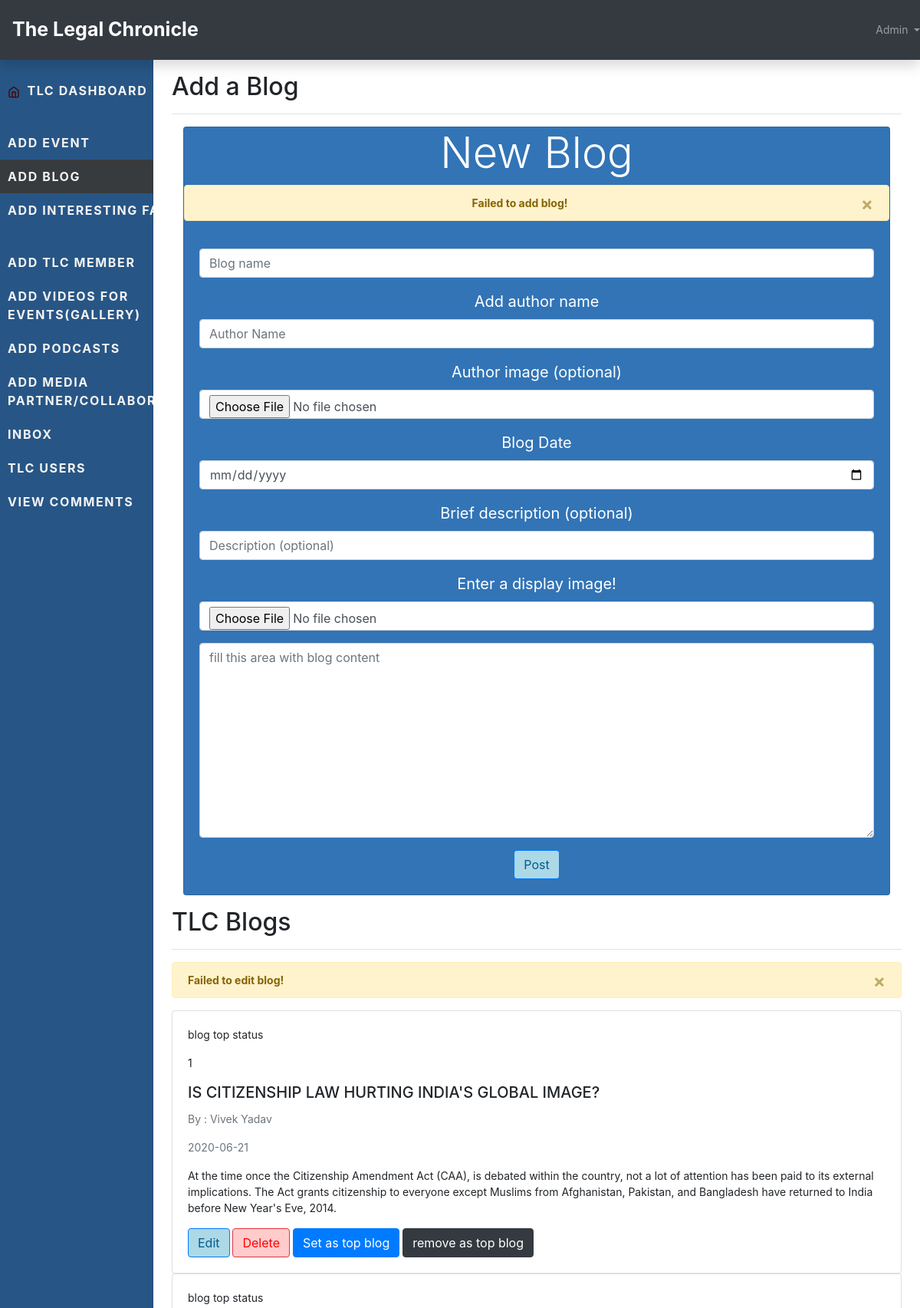
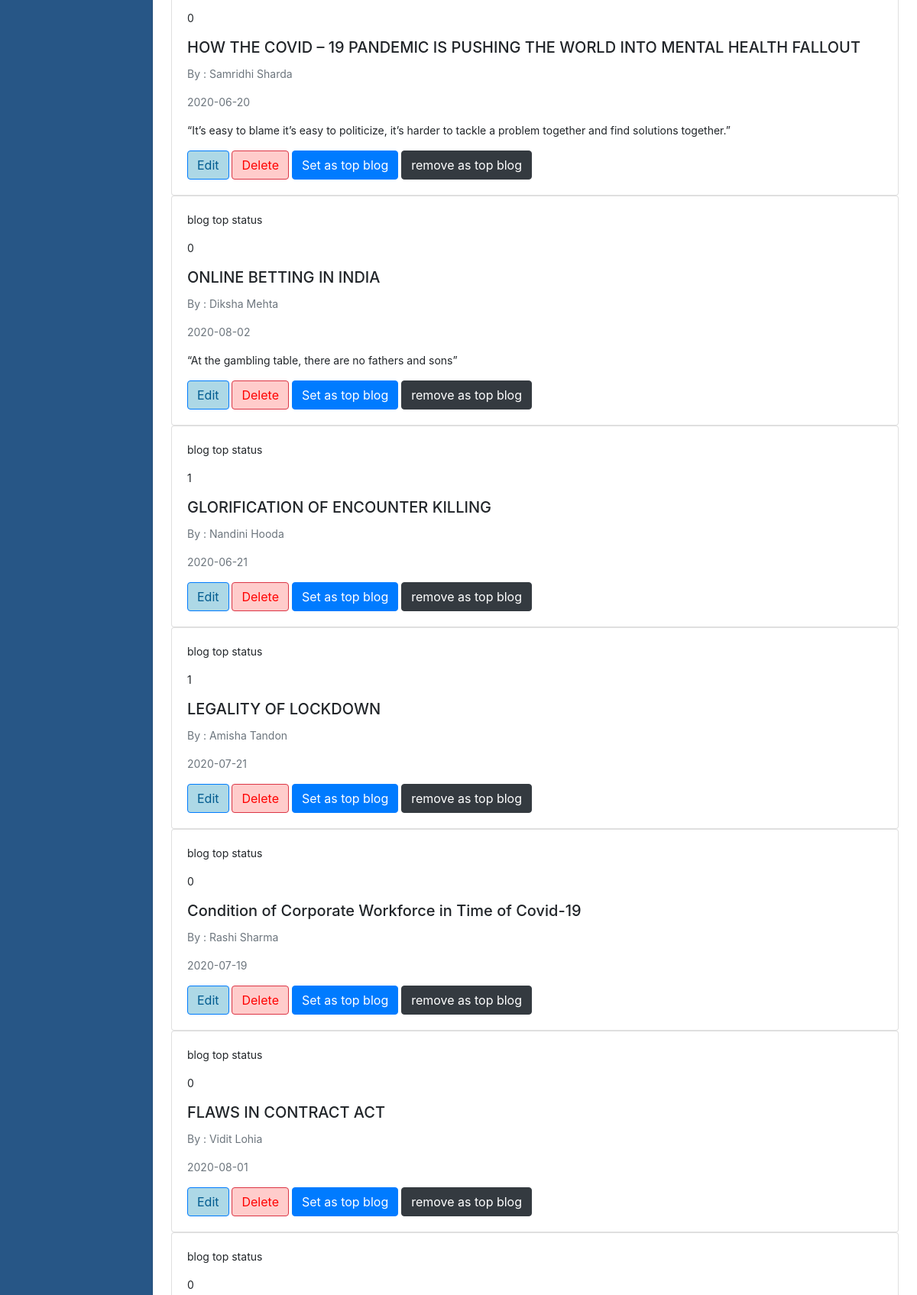
/TLC_ADMIN/admin_blog/blog.php (signed in, upper part), run on the app's committed database (2 pictures, top to bottom).
### tables this page shows
CREATE TABLE `blog` (
  `id` int(100) NOT NULL,
  `bname` varchar(255) NOT NULL,
  `aname` varchar(255) NOT NULL,
  `date` date NOT NULL,
  `brief` mediumtext NOT NULL,
  `image` varchar(255) NOT NULL,
  `content` longtext NOT NULL,
  `likes` int(255) DEFAULT 0,
  `views` int(255) DEFAULT 0,
  `aimage` varchar(255) DEFAULT '',
  `comments` int(255) DEFAULT 0,
  `read_time` int(255) DEFAULT NULL,
  `top_blog_status` int(11) DEFAULT 0
);

### TLC_ADMIN/admin_blog/blog.php (the view, shortened to what this page needs)
<?php
    include('../config/config.php');
    $add = $_SESSION['add'];
    $stat = $_SESSION['stat'];
?>
<!Doctype html>
<html lang="en">
  <head>
<link href="../assets/dist/css/bootstrap.css" rel="stylesheet">
    <link href="../assets/css/dashboard.css" rel="stylesheet">
  </head>
  <body>
    <nav class="navbar navbar-dark sticky-top bg-dark flex-md-nowrap p-0 shadow">
  <a class="navbar-brand col-md-3 col-lg-2 mr-0 px-3" href="#">The Legal Chronicle</a>
    <ul class="navbar-nav ml-auto">
    <li class="nav-item dropdown">
        <a class="nav-link dropdown-toggle" href="#" id="navbarDropdown" role="button" data-toggle="dropdown" aria-haspopup="true" aria-expanded="false">
          Admin
        </a>
      </li>
    </ul>
</nav>
<div class="container-fluid">
  <div class="row">
    <nav id="sidebarMenu" class="col-md-3 col-lg-2 d-md-block bg-light sidebar collapse">
      <div class="sidebar-sticky pt-3">
        <ul class="nav flex-column">
         <li class="nav-item">
            <a class="nav-link " href="../admin/dashboard.php">
              <span data-feather="home"></span>
              TLC DASHBOARD
            </a>
          </li>
          <li class="nav-item">
            <a class="nav-link" href="../admin_event/event.php">
              ADD EVENT
            </a>
          </li>
          <li class="nav-item">
            <a class="nav-link active" href="../admin_blog/blog.php">
             ADD BLOG <span class="sr-only">(current)</span>
            </a>
          </li>
          <li class="nav-item">
            <a class="nav-link" href="../admin_intresting_facts/fact.php">
             ADD INTERESTING FACTS
            </a>
          </li>
          <li class="nav-item">
            <a class="nav-link" href="../admin_member/member.php">
             ADD TLC MEMBER
            </a>
          </li>
          <li class="nav-item">
            <a class="nav-link" href="../admin_videos/index.php">
             ADD VIDEOS FOR EVENTS(GALLERY)
            </a>
          </li>
          <li class="nav-item">
            <a class="nav-link" href="../admin_podcasts/index.php">
            ADD PODCASTS
            </a>
          </li>
          <li class="nav-item">
            <a class="nav-link" href="../admin_partners/media_partner.php">
             ADD MEDIA PARTNER/COLLABORATOR
            </a>
          </li>
          <li class="nav-item">
            <a class="nav-link" href="../admin_inbox/inbox.php">
          INBOX
            </a>
          </li>
          <li class="nav-item">
            <a class="nav-link" href="../admin_users/users.php">
           TLC USERS
            </a>
          </li>
          <li class="nav-item">
            <a class="nav-link" href="../admin_comments/index.php">
              VIEW COMMENTS
            </a>
          </li>
        </ul>
      </div>
    </nav>
    <main role="main" class="col-md-9 ml-sm-auto col-lg-10 px-md-4">
      <div class="d-flex justify-content-between flex-wrap flex-md-nowrap align-items-center pt-3 pb-2 mb-3 border-bottom">
        <h1 class="h2">Add a Blog</h1>
      </div>
      <div class="container text-center">
        <div class="card" style="background-color: #3274B6  !important;">
            <h1 class="display-4" style="color: #ffffff !important;">New Blog</h1>
            <?php
                if($add == 'added') {
            ?>
                <div class="alert alert-primary alert-dismissible fade show" role="alert">
                    <strong>Blog Added!</strong>
                    <button type="button" class="close" data-dismiss="alert" aria-label="Close">
                        <span aria-hidden="true">&times;</span>
                    </button>
                </div>
            <?php
                } else {
            ?>
            <div class="alert alert-warning alert-dismissible fade show" role="alert">
                    <strong>Failed to add blog!</strong>
                    <button type="button" class="close" data-dismiss="alert" aria-label="Close">
                        <span aria-hidden="true">&times;</span>
                    </button>
                </div>
            <?php
                }
            ?>
            <div class="card-body">
                <form action="add_blog.php" method="POST" enctype="multipart/form-data">
                    <div class="form-group">
                        <input type="text" id="bname" name="bname" placeholder="Blog name" class="form-control" required>
                    </div>
                    <div class="form-group">
                      <label for="aname" style="color: #ffffff !important;">Add author name</label>
                        <input type="text" class="form-control" id="aname" name="aname" placeholder="Author Name" required>
                    </div>
                    <div class="form-group">
                          <label for="aname" style="color: #ffffff !important;">Author image (optional)</label>
                        <input  type="file" class="form-control" id="aimage" name="aimage" placeholder="Author image" >
                    </div>
                    <div class="form-group">
                          <label for="date" style="color: #ffffff !important;">Blog Date</label>
                        <input type="date" id="date" name="date" class="form-control" required>
                    </div>
                    <div class="form-group">
                   <label for="brief" style="color: #ffffff !important;"> Brief description (optional)</label>
                        <input type="text" id="brief" name="brief" class="form-control" placeholder="Description (optional)" >
                    </div>
                    <div class="form-group">
                      <label for="image" style="color: #ffffff !important;">Enter a display image!</label>
                      <input type="file" name="image" id="image" class="form-control input-lg" placeholder="Please select the image for blog" required>
                    </div>
                    <div class="form-group">
                        <textarea name="content" placeholder="fill this area with blog content" id="content" cols="30" rows="10" class="form-control"></textarea>
                    </div>
                    <button type="submit" class="btn btn-primary" style="background-color: #ADD8E6 !important;color: #005b8f !important;">Post</button>
                </form>
            </div>
        </div>
      </div>
</main><br>
      <main role="main" class="col-md-9 ml-sm-auto col-lg-10 px-md-4">
      <div class="d-flex justify-content-between flex-wrap flex-md-nowrap align-items-center pt-3 pb-2 mb-3 border-bottom">
        <h1 class="h2">TLC Blogs</h1>
      </div>
      <?php
        if($stat == 'Edited') {
      ?>
      <div class="alert alert-success alert-dismissible fade show" role="alert">
                    <strong>Blog edited!</strong>
                    <button type="button" class="close" data-dismiss="alert" aria-label="Close">
                        <span aria-hidden="true">&times;</span>
                    </button>
                </div>
      <?php
        } else {
      ?>
      <div class="alert alert-warning alert-dismissible fade show" role="alert">
                    <strong>Failed to edit blog!</strong>
                    <button type="button" class="close" data-dismiss="alert" aria-label="Close">
                        <span aria-hidden="true">&times;</span>
                    </button>
                </div>
      <?php
        }
      ?>
      <?php
        $blogs = "SELECT * FROM blog";
        $result = mysqli_query($con,$blogs) or die(mysqli_error($con));
        while($row = mysqli_fetch_assoc($result)) {
            $pid = $row['id'];
      ?>
      <div class="card">
        <div class="card-body">
          <p>blog top status </p>
          <p id="top_status<?php echo $pid; ?>"><?php echo $row['top_blog_status'] ;?> </p>
            <h5 class="card-title"><?php echo $row['bname'] ;?></h5>
            <p class="text-muted">By : <?php echo $row['aname']; ?></p>
            <p class="text-muted"><?php echo $row['date']; ?></p>
            <p class="card-text"><?php echo $row['brief']; ?></p>
            <a href="blog_edit.php?pid=<?php echo $pid; ?>" class="btn btn-primary" style="background-color: #ADD8E6 !important;color: #005b8f !important;">Edit</a>
            <a href="delete.php?pid=<?php echo $pid; ?>" class="btn btn-danger" style="background-color:  #ffcccb !important;color: red;">Delete</a>
            <button onclick="set_as_top_blog(<?php echo $pid; ?>)" class="btn btn-primary">Set as top blog</button>
            <button onclick="remove_as_top_blog(<?php echo $pid; ?>)" class="btn btn-dark">remove as top blog</button>
          </div>
        </div>
      <?php
        }
      ?>
      </main>
</div>
        <script src="../aasets/js/dashboard.js"></script></body>
</html>

### assets/css/dashboard.css (style rules this page uses)
body { font-size: .875rem; }
.feather { width: 16px; height: 16px; vertical-align: text-bottom; }
label { font-size: 20px !important; }
.sidebar { background-color: #275686 !important; position: fixed; top: 0; bottom: 0; left: 0; z-index: 100; padding: 10vh 0 0; box-shadow: inset -1px 0 0 rgba(0, 0, 0, .1); }
.sidebar-sticky { position: relative; top: 0; height: calc(100vh - 48px); padding-top: .5rem; overflow-x: hidden; overflow-y: auto; }
.sidebar .nav-link { padding: 10px; font-weight: bold; letter-spacing: 0.1rem; font-size: medium; color: rgb(245, 243, 243); }
.sidebar .nav-link .feather { margin-right: 4px; color: rgb(73, 0, 0); }
.sidebar .nav-link.active { color: rgb(245, 243, 243); background-color: #383B3E; }
.navbar-brand { padding-top: .75rem; padding-bottom: .75rem; font-size: 1rem; font-size: 25px; padding: 20px; font-weight: bold; }

### data on the page
blog: top_blog_status "1", bname "IS CITIZENSHIP LAW HURTING INDIA'S GLOBAL IMAGE?", aname "Vivek Yadav", date "2020-06-21", brief "At the time once the Citizenship Amendment Act (CAA), is debated within the country, not a lot of attention has been paid to its external implications. The Act grants citizenship to everyone except Muslims from Afghanistan, Pakistan, and Bangladesh have returned to India before New Year's Eve, 2014."
blog: top_blog_status "0", bname "HOW THE COVID – 19 PANDEMIC IS PUSHING THE WORLD INTO MENTAL HEALTH FALLOUT", aname "Samridhi Sharda", date "2020-06-20", brief "“It’s easy to blame it’s easy to politicize, it’s harder to tackle a problem together and find solutions together.”"
blog: top_blog_status "0", bname "ONLINE BETTING IN INDIA", aname "Diksha Mehta", date "2020-08-02", brief "“At the gambling table, there are no fathers and sons”"
blog: top_blog_status "1", bname "GLORIFICATION OF ENCOUNTER KILLING", aname "Nandini Hooda", date "2020-06-21"
blog: top_blog_status "1", bname "LEGALITY OF LOCKDOWN", aname "Amisha Tandon", date "2020-07-21"
blog: top_blog_status "0", bname "Condition of Corporate Workforce in Time of Covid-19", aname "Rashi Sharma", date "2020-07-19"
blog: top_blog_status "0", bname "FLAWS IN CONTRACT ACT", aname "Vidit Lohia", date "2020-08-01"
blog: top_blog_status "0"
